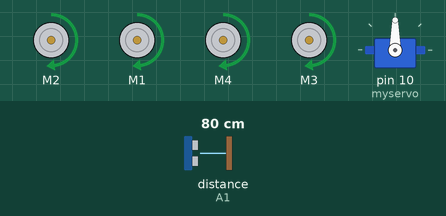
Recording of a sketch running on a simulated Arduino Uno, built with avr-gcc and run on an emulated ATmega328P. On the bench: 4 × DC motor (green arrow = forward, orange = backward, longer = faster), servo. The inputs (shaded band) are chosen by the test bench; at power-on: distance to the obstacle (sensor on A1) 80 cm. The echo pulse lasts 58.3 µs per cm.

Above: at 2.2 s.
2.3 s: distance to the obstacle (sensor on A1) set to 32 cm
3.8 s: distance to the obstacle (sensor on A1) set to 26 cm
At 4.6 s:
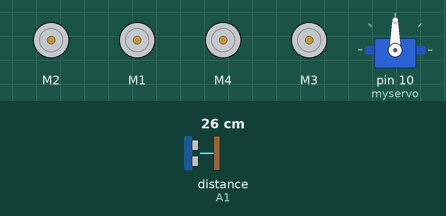
6.8 s: distance to the obstacle (sensor on A1) set to 35 cm
At 8.73 s:
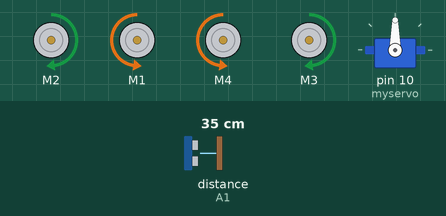
9.8 s: distance to the obstacle (sensor on A1) set to 2 cm
At 12.5 s:
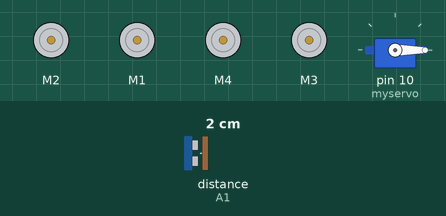
Timing chart, 0 to 13.8 s (numbered marks = the images above; inputs shaded):
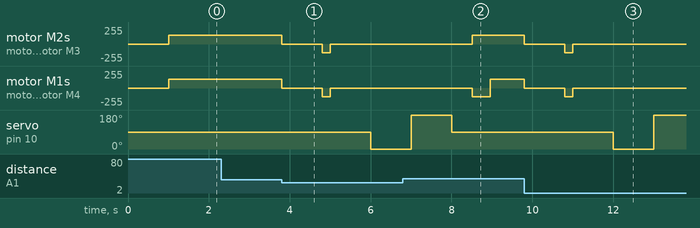

The sketch:

projeto_final_4WD_autonomo.ino
```cpp
#include <Servo.h>
#include <AFMotor.h>
#include <HCSR04.h>

#define trigger A0
#define echo A1

HCSR04 hc(trigger,echo);   //HCSR04 (trig pin , echo pin)
Servo myservo;

AF_DCMotor motordireito1(1);
AF_DCMotor motoresquerdo1(2);
AF_DCMotor motoresquerdo2(3);
AF_DCMotor motordireito2(4);

int distancia;
float distanciaE;
float distanciaD;

void setup() {

// começar paraado
motoresquerdo1.run(RELEASE);
motordireito1.run(RELEASE);
motordireito2.run(RELEASE);
motoresquerdo2.run(RELEASE);

// velocidade dos motores, convémnão colocar a velocidade máxima para não gastar as baterias tão rapidamente e não aquecer o arduino e evitar perdas de performance
motoresquerdo1.setSpeed(130);
motordireito1.setSpeed(130);
motordireito2.setSpeed(130);
motoresquerdo2.setSpeed(130);

// servo na minha posição inicial. Pode variar de projeto para projeto
myservo.attach(10); // 10 é o pin ao qual corresponde SER1 no motor shield
myservo.write(90); // 90º é o servo a olhar para a frente na nossa montagem
delay(1000);


}

void loop() {
  // ler a distancia e andar para frente
distancia=hc.dist();
motoresquerdo1.run(FORWARD);
motordireito1.run(FORWARD);
motordireito2.run(FORWARD);
motoresquerdo2.run(FORWARD);

  // se a distancia for menor que 30, anda um bocado para tras, olha para a direita e para a esquerda , e escolhe a porxima direção
 while (distancia<30) {

  // parar e recuar um pouco
  parar();
  andar_atras();
  parar();

  // olhar para a direita e para a esquerda
  // Nota: é importante colocar um delay depois de deslocar o servo e só depois ler a distância para que quando for lida, não esteja a ser lida quando o servo está em movimento

  // olhar para a direita
  myservo.write(0);
  delay(1000);
  distanciaD=hc.dist();

  // olhar para a esquerda
  myservo.write(180);
  delay(1000);
  distanciaE=hc.dist();

  //posicao inicial
  myservo.write(90);
  delay(500);

  if (distanciaE>distanciaD){ // se a a distancia da esquerda for maior, vai para a esquerda)
    virar_esquerda();
    distanciaD=0;
    distanciaE=0;
    delay(100);
    }
  else { // se a distancia da esquerda for maior, vai para a direita)
    virar_direita();
    distanciaD=0;
    distanciaE=0;
    delay(100);
  }
  distancia = 400; // para sair do while
 }
}


void parar(){
  motoresquerdo1.run(RELEASE);
  motordireito1.run(RELEASE);
  motordireito2.run(RELEASE);
  motoresquerdo2.run(RELEASE);
  delay(1000);
}

void andar_atras(){
  motoresquerdo1.run(BACKWARD);
  motordireito1.run(BACKWARD);
  motordireito2.run(BACKWARD);
  motoresquerdo2.run(BACKWARD);
  delay(200);
}

void virar_esquerda(){
  motoresquerdo1.run(BACKWARD);
  motordireito1.run(FORWARD);
  motordireito2.run(FORWARD);
  motoresquerdo2.run(BACKWARD);
  delay(350);
}

void virar_direita(){
  motoresquerdo1.run(FORWARD);
  motordireito1.run(BACKWARD);
  motordireito2.run(BACKWARD);
  motoresquerdo2.run(FORWARD);
  delay(350);
}
```

Measured:
- the behaviour switches between 30 and 29 cm on distance to the obstacle (sensor on A1) (found by bisection; images 0 and 1)
- after the input at 2.3 s, every drawn part: stays the same
- after the input at 3.8 s, motor M2, motor M1, motor M4, motor M3: forward 130/255 → stopped at once, → backward 130/255 1.0 s later, → stopped 0.20 s later; servo on pin 10 (myservo): 90° → 0° after 2.2 s
- after the input at 6.8 s, motor M2, motor M3: goes on until 8.5 s, then stays forward 130/255
- after the input at 9.8 s, motor M2, motor M1, motor M4, motor M3: forward 130/255 → stopped at once, → backward 130/255 1.0 s later, → stopped 0.20 s later; servo on pin 10 (myservo): 90° → 0° after 2.2 s, → 180° 1.0 s later
